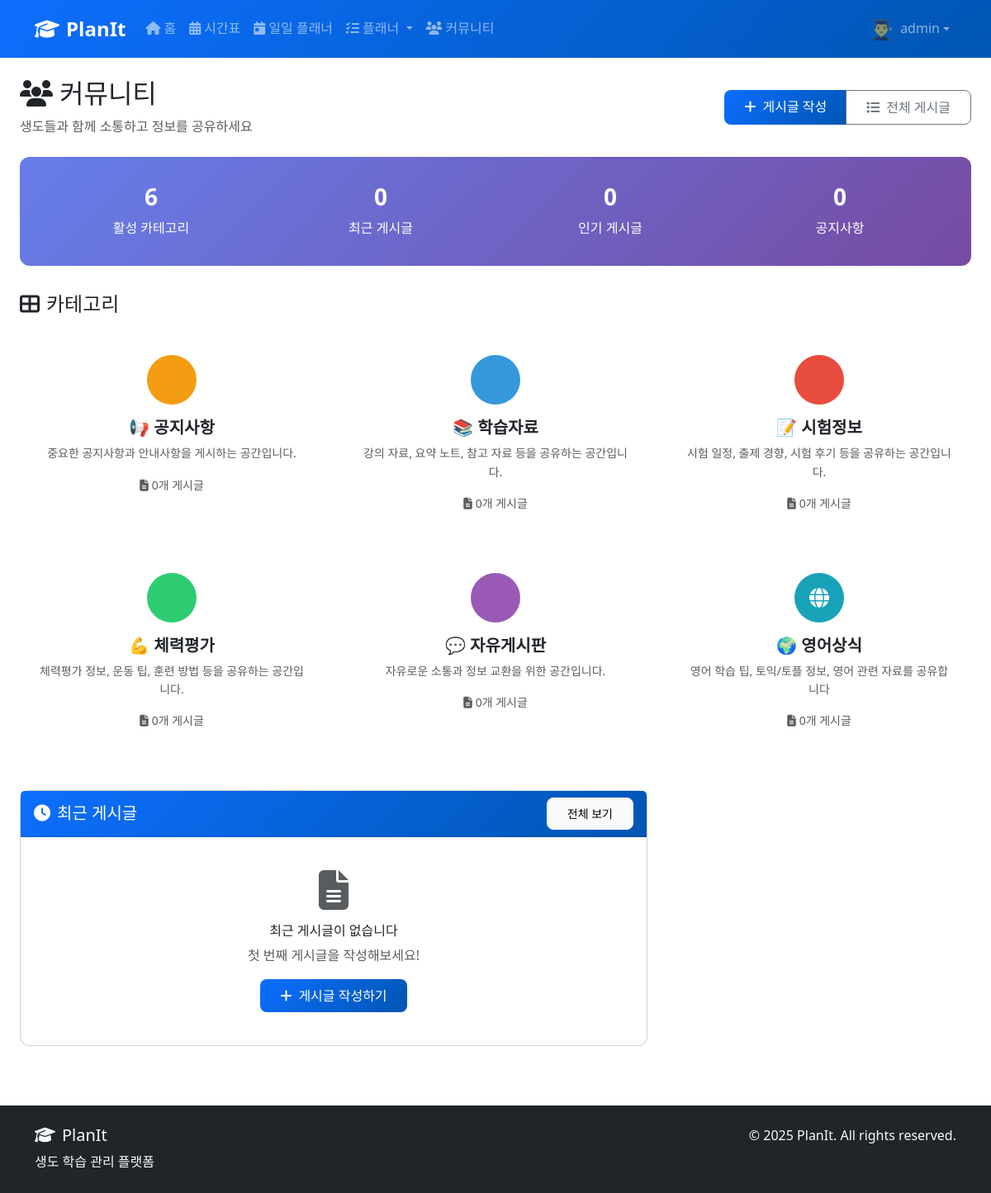
Page /community/ (signed in) on the committed database.
### accounts/models.py (models this page shows, shortened)
class User(AbstractUser):
    DEPARTMENT_CHOICES = [
        ('INTL', '국제관계학과'),
        ('DEFENSE', '국방경영학과'),
        ('AERO_POLICY', '항공우주정책학과'),
        ('COMP', '컴퓨터과학과'),
        ('AERO', '항공공학과'),
        ('SPACE', '우주공학과'),
        ('MECH', '기계공학과'),
        ('ELEC', '전자통신공학과'),
        ('SYSTEM', '시스템공학과'),
    ]
    GRADE_CHOICES = [
        (1, '1학년'),
        (2, '2학년'),
        (3, '3학년'),
        (4, '4학년'),
    ]
    AVATAR_CHOICES = [
        ('default', '기본 아바타'),
        ('student_male', '남학생'),
        ('student_female', '여학생'),
        ('soldier', '군인'),
        ('pilot', '조종사'),
        ('engineer', '엔지니어'),
        ('scientist', '과학자'),
        ('astronaut', '우주비행사'),
    ]
    student_id = models.CharField(
        max_length=10,
        unique=True,
        validators=[RegexValidator(r'^\d{7}$', '학번은 7자리 숫자여야 합니다.')],
        help_text='7자리 학번을 입력하세요'
    )
    department = models.CharField(
        max_length=15,
        choices=DEPARTMENT_CHOICES,
        default='COMP',
        verbose_name='학과'
    )
    grade = models.IntegerField(
        choices=GRADE_CHOICES,
        default=1,
        verbose_name='학년'
    )
    phone_number = models.CharField(
        max_length=15,
        blank=True,
        null=True,
        verbose_name='전화번호'
    )
    profile_image = models.ImageField(
        upload_to='profiles/',
        blank=True,
        null=True,
        verbose_name='프로필 이미지'
    )
    avatar_choice = models.CharField(
        max_length=20,
        choices=AVATAR_CHOICES,
        default='default',
        verbose_name='아바타 선택'
    )
    bio = models.TextField(
        max_length=500,
        blank=True,
        verbose_name='자기소개'
    )
    created_at = models.DateTimeField(auto_now_add=True)
    updated_at = models.DateTimeField(auto_now=True)
    class Meta:
        verbose_name = '사용자'
        verbose_name_plural = '사용자들'
    def get_avatar_emoji(self):
        avatar_map = {
            'default': '👤',
            'student_male': '👨‍🎓',
            'student_female': '👩‍🎓',
            'soldier': '🪖',
            'pilot': '👨‍✈️',
            'engineer': '👨‍🔧',
            'scientist': '👨‍🔬',
            'astronaut': '👨‍🚀',
        }
        return avatar_map.get(self.avatar_choice, '👤')

### community/models.py (models this page shows, shortened)
class Category(models.Model):
    CATEGORY_TYPES = [
        ('STUDY', '학습 자료'),
        ('EXAM', '시험 정보'),
        ('LECTURE', '강의 특성'),
        ('FITNESS', '체력평가'),
        ('ENGLISH', '영어상식'),
        ('PROJECT', '프로젝트'),
        ('QNA', '질문답변'),
        ('FREE', '자유게시판'),
        ('NOTICE', '공지사항'),
    ]
    id = models.UUIDField(primary_key=True, default=uuid.uuid4, editable=False)
    name = models.CharField(max_length=50, verbose_name='카테고리명')
    slug = models.SlugField(max_length=50, unique=True, verbose_name='슬러그')
    category_type = models.CharField(
        max_length=10,
        choices=CATEGORY_TYPES,
        default='FREE',
        verbose_name='카테고리 유형'
    )
    description = models.TextField(blank=True, verbose_name='설명')
    icon = models.CharField(max_length=50, default='fas fa-comments', verbose_name='아이콘')
    color = models.CharField(max_length=7, default='#007bff', verbose_name='색상')
    is_active = models.BooleanField(default=True, verbose_name='활성화')
    order = models.IntegerField(default=0, verbose_name='정렬순서')
    department_restricted = models.BooleanField(default=False, verbose_name='학과 제한')
    allowed_departments = models.JSONField(default=list, blank=True, verbose_name='허용 학과')
    created_at = models.DateTimeField(auto_now_add=True)
    updated_at = models.DateTimeField(auto_now=True)
    class Meta:
        verbose_name = '카테고리'
        verbose_name_plural = '카테고리들'
        ordering = ['order', 'name']
    def get_absolute_url(self):
        return reverse('community:category_posts', kwargs={'slug': self.slug})

### community/views.py (the view)
# urls.py: path('', views.CommunityView.as_view(), name='index'),
class CommunityView(LoginRequiredMixin, TemplateView):
    template_name = 'community/index.html'
    def get_context_data(self, **kwargs):
        context = super().get_context_data(**kwargs)
        user = self.request.user
        categories = Category.objects.filter(is_active=True)
        if not user.is_staff:
            categories = categories.filter(
                Q(department_restricted=False) |
                Q(allowed_departments__icontains=user.department)
            )
        categories = categories.annotate(
            post_count=Count('posts', filter=Q(posts__is_active=True))
        ).order_by('order', 'name')
        recent_posts = Post.objects.filter(
            is_active=True,
            category__in=categories
        ).select_related('author', 'category').order_by('-created_at')[:10]
        popular_posts = Post.objects.filter(
            is_active=True,
            category__in=categories,
            created_at__gte=timezone.now() - timezone.timedelta(days=7)
        ).annotate(
            like_count=Count('likes')
        ).order_by('-like_count', '-views')[:5]
        notices = Post.objects.filter(
            is_active=True,
            post_type='NOTICE',
            category__in=categories
        ).order_by('-is_pinned', '-created_at')[:5]
        context.update({
            'categories': categories,
            'recent_posts': recent_posts,
            'popular_posts': popular_posts,
            'notices': notices,
        })
        return context

### templates/community/index.html (shortened to what this page needs)
{% extends 'base.html' %}
{% load static %}
{% block content %}
<div class="container-fluid">
    <div class="d-flex justify-content-between align-items-center mb-4">
        <div>
            <h2><i class="fas fa-users me-2"></i>커뮤니티</h2>
            <p class="text-muted mb-0">생도들과 함께 소통하고 정보를 공유하세요</p>
        </div>
        <div class="btn-group">
            <a href="{% url 'community:post_create' %}" class="btn btn-primary">
                <i class="fas fa-plus me-2"></i>게시글 작성
            </a>
            <a href="{% url 'community:post_list' %}" class="btn btn-outline-secondary">
                <i class="fas fa-list me-2"></i>전체 게시글
            </a>
        </div>
    </div>
    <div class="stats-section">
        <div class="row text-center">
            <div class="col-md-3">
                <h3 class="fw-bold">{{ categories.count }}</h3>
                <p class="mb-0">활성 카테고리</p>
            </div>
            <div class="col-md-3">
                <h3 class="fw-bold">{{ recent_posts.count }}</h3>
                <p class="mb-0">최근 게시글</p>
            </div>
            <div class="col-md-3">
                <h3 class="fw-bold">{{ popular_posts.count }}</h3>
                <p class="mb-0">인기 게시글</p>
            </div>
            <div class="col-md-3">
                <h3 class="fw-bold">{{ notices.count }}</h3>
                <p class="mb-0">공지사항</p>
            </div>
        </div>
    </div>
    <div class="mb-5">
        <h4 class="mb-4"><i class="fas fa-th-large me-2"></i>카테고리</h4>
        <div class="row g-4">
            {% for category in categories %}
            <div class="col-md-6 col-lg-4">
                <a href="{{ category.get_absolute_url }}" class="text-decoration-none">
                    <div class="card category-card h-100">
                        <div class="card-body text-center p-4">
                            <div class="category-icon" style="background-color: {{ category.color }};">
                                <i class="{{ category.icon }}"></i>
                            </div>
                            <h5 class="card-title fw-bold">{{ category.name }}</h5>
                            <p class="card-text text-muted small">{{ category.description|truncatewords:10 }}</p>
                            <div class="d-flex justify-content-center align-items-center mt-3">
                                <small class="text-muted">
                                    <i class="fas fa-file-alt me-1"></i>{{ category.post_count }}개 게시글
                                </small>
                            </div>
                        </div>
                    </div>
                </a>
            </div>
            {% endfor %}
        </div>
    </div>
    <div class="row">
        <div class="col-lg-8">
            <div class="card">
                <div class="card-header bg-primary text-white">
                    <div class="d-flex justify-content-between align-items-center">
                        <h5 class="mb-0">
                            <i class="fas fa-clock me-2"></i>최근 게시글
                        </h5>
                        <a href="{% url 'community:post_list' %}" class="btn btn-sm btn-light">
                            전체 보기
                        </a>
                    </div>
                </div>
                <div class="card-body">
                    {% if recent_posts %}
                        {% for post in recent_posts %}
                        <div class="post-card p-3 mb-3">
                            <div class="d-flex align-items-start">
                                <div class="me-3">
                                    {% if post.author.profile_image %}
                                        <img src="{{ post.author.profile_image.url }}" alt="프로필" class="rounded-circle" width="40" height="40" style="object-fit: cover;">
                                    {% else %}
                                        <div class="d-flex align-items-center justify-content-center" style="width: 40px; height: 40px; font-size: 32px;">
                                            {{ post.author.get_avatar_emoji }}
                                        </div>
                                    {% endif %}
                                </div>
                                <div class="flex-grow-1">
                                    <h6 class="mb-2">
                                        <a href="{{ post.get_absolute_url }}" class="text-decoration-none">
                                            {{ post.title }}
                                        </a>
                                    </h6>
                                    <div class="post-meta mb-2">
                                        <span class="badge bg-secondary">{{ post.category.name }}</span>
                                        {% if post.post_type != 'NORMAL' %}
                                        <span class="badge post-type-badge bg-info">{{ post.get_post_type_display }}</span>
                                        {% endif %}
                                        {% if post.subject %}
                                        <span class="badge bg-success">{{ post.subject.name }}</span>
                                        {% endif %}
                                    </div>
                                    <div class="post-meta">
                                        <span>{{ post.author.get_full_name }}</span>
                                        <span class="mx-2">|</span>
                                        <span>{{ post.created_at|date:"m월 d일 H:i" }}</span>
                                        <span class="mx-2">|</span>
                                        <i class="fas fa-eye me-1"></i>{{ post.views }}
                                        <i class="fas fa-heart ms-2 me-1"></i>{{ post.get_like_count }}
                                        <i class="fas fa-comment ms-2 me-1"></i>{{ post.get_comment_count }}
                                    </div>
                                </div>
                            </div>
                        </div>
                        {% endfor %}
                    {% else %}
                        <div class="text-center py-4">
                            <i class="fas fa-file-alt fa-3x text-muted mb-3"></i>
                            <h6>최근 게시글이 없습니다</h6>
                            <p class="text-muted">첫 번째 게시글을 작성해보세요!</p>
                            <a href="{% url 'community:post_create' %}" class="btn btn-primary">
                                <i class="fas fa-plus me-2"></i>게시글 작성하기
                            </a>
                        </div>
                    {% endif %}
                </div>
            </div>
        </div>
        <div class="col-lg-4">
        </div>
    </div>
</div>
{% endblock %}

### templates/base.html (shortened to what this page needs)
{% load static %}
<!DOCTYPE html>
<html lang="ko">
<head>
    <link href="https://cdn.jsdelivr.net/npm/bootstrap@5.3.2/dist/css/bootstrap.min.css" rel="stylesheet">
    <link rel="stylesheet" href="https://cdn.jsdelivr.net/npm/bootstrap-icons@1.11.0/font/bootstrap-icons.css">
    <link rel="stylesheet" href="https://cdnjs.cloudflare.com/ajax/libs/font-awesome/6.4.0/css/all.min.css">
    <link rel="stylesheet" href="{% static 'css/style.css' %}">
</head>
<body>
    <nav class="navbar navbar-expand-lg navbar-dark bg-primary">
        <div class="container">
            <a class="navbar-brand fw-bold" href="{% url 'home' %}">
                <i class="fas fa-graduation-cap me-2"></i>PlanIt
            </a>
            <div class="collapse navbar-collapse" id="navbarNav">
                <ul class="navbar-nav me-auto">
                    <li class="nav-item">
                        <a class="nav-link" href="{% url 'home' %}">
                            <i class="fas fa-home me-1"></i>홈
                        </a>
                    </li>
                    {% if user.is_authenticated %}
                    <li class="nav-item">
                        <a class="nav-link" href="{% url 'timetable:index' %}">
                            <i class="fas fa-calendar-alt me-1"></i>시간표
                        </a>
                    </li>
                    <li class="nav-item">
                        <a class="nav-link" href="{% url 'planner:daily_planner' %}">
                            <i class="fas fa-calendar-day me-1"></i>일일 플래너
                        </a>
                    </li>
                    <li class="nav-item dropdown">
                        <a class="nav-link dropdown-toggle" href="#" id="plannerDropdown" role="button" data-bs-toggle="dropdown">
                            <i class="fas fa-tasks me-1"></i>플래너
                        </a>
                    </li>
                    <li class="nav-item">
                        <a class="nav-link" href="{% url 'community:index' %}">
                            <i class="fas fa-users me-1"></i>커뮤니티
                        </a>
                    </li>
                    {% endif %}
                </ul>
                <ul class="navbar-nav">
                    {% if user.is_authenticated %}
                    <li class="nav-item dropdown">
                        <a class="nav-link dropdown-toggle d-flex align-items-center" href="#" id="navbarDropdown" role="button" data-bs-toggle="dropdown">
                            {% if user.profile_image %}
                                <img src="{{ user.profile_image.url }}" alt="프로필" class="rounded-circle me-2" width="32" height="32" style="object-fit: cover; border: 2px solid #fff;">
                            {% else %}
                                <span class="me-2" style="font-size: 24px;">{{ user.get_avatar_emoji }}</span>
                            {% endif %}
                            <span>{{ user.username }}</span>
                        </a>
                    </li>
                    {% endif %}
                </ul>
            </div>
        </div>
    </nav>
    <main class="container-fluid py-4">
        {% block content %}{% endblock %}
    </main>
    <footer class="bg-dark text-light py-4 mt-5">
        <div class="container">
            <div class="row">
                <div class="col-md-6">
                    <h5><i class="fas fa-graduation-cap me-2"></i>PlanIt</h5>
                    <p class="mb-0">생도 학습 관리 플랫폼</p>
                </div>
                <div class="col-md-6 text-md-end">
                    <p class="mb-0">&copy; 2025 PlanIt. All rights reserved.</p>
                </div>
            </div>
        </div>
    </footer>
</body>
</html>

### rows in the picture
User: get_avatar_emoji "👨‍🎓", username "admin"
Category: name "📢 공지사항", description "중요한 공지사항과 안내사항을 게시하는 공간입니다.", post_count "0"
Category: name "📚 학습자료", description "강의 자료, 요약 노트, 참고 자료 등을 공유하는 공간입니다.", post_count "0"
Category: name "📝 시험정보", description "시험 일정, 출제 경향, 시험 후기 등을 공유하는 공간입니다.", post_count "0"
Category: name "💪 체력평가", description "체력평가 정보, 운동 팁, 훈련 방법 등을 공유하는 공간입니다.", post_count "0"
Category: name "💬 자유게시판", description "자유로운 소통과 정보 교환을 위한 공간입니다.", post_count "0"
Category: name "🌍 영어상식", description "영어 학습 팁, 토익/토플 정보, 영어 관련 자료를 공유합니다", post_count "0"

### other values in the picture
{{ categories.count }} "6"
{{ recent_posts.count }} "0"
{{ popular_posts.count }} "0"
{{ notices.count }} "0"
